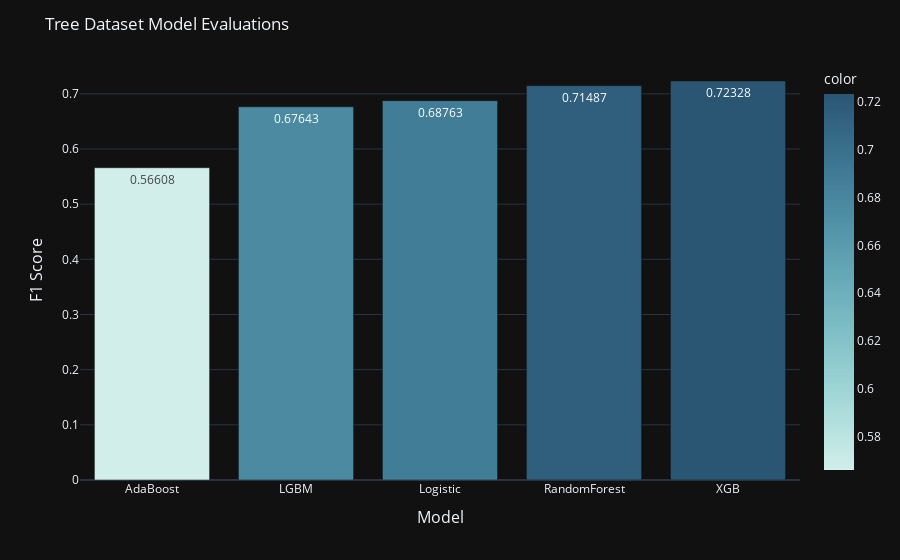

Notebook code for this chart:
### Code cell
models = ['Logistic', 'RandomForest', 'XGB', 'LGBM', 'AdaBoost']
tree_models_df = pd.Series(tree_scores, index=models, name='scores').sort_values(ascending=True)

fig = px.bar(x=tree_models_df.index, y=tree_models_df.values, 
             text=np.round(tree_models_df.values,5),
             color=tree_models_df.values,
             color_continuous_scale='Teal')

fig.update_layout(
    title_text='Tree Dataset Model Evaluations',
    xaxis=dict(
        title='Model',
        titlefont_size=16
    ),
    yaxis=dict(
        title='F1 Score',
        titlefont_size=16
    ),
    template='plotly_dark'
)
fig.show()

### Figure 1 — Plotly figure (JSON) as saved in the notebook; plotly's stock layout.template omitted (floating-point values rounded to 4 significant figures)
{"data": [{"alignmentgroup": "True", "hovertemplate": "x=%{x}<br>y=%{y}<br>text=%{text}<br>color=%{marker.color}<extra></extra>", "legendgroup": "", "marker": {"color": [0.5661, 0.6764, 0.6876, 0.7149, 0.7233], "coloraxis": "coloraxis", "pattern": {"shape": ""}}, "name": "", "offsetgroup": "", "orientation": "v", "showlegend": false, "text": [0.5661, 0.6764, 0.6876, 0.7149, 0.7233], "textposition": "auto", "type": "bar", "x": ["AdaBoost", "LGBM", "Logistic", "RandomForest", "XGB"], "xaxis": "x", "y": [0.5661, 0.6764, 0.6876, 0.7149, 0.7233], "yaxis": "y"}], "layout": {"barmode": "relative", "coloraxis": {"colorbar": {"title": {"text": "color"}}, "colorscale": [[0, "rgb(209, 238, 234)"], [0.1667, "rgb(168, 219, 217)"], [0.3333, "rgb(133, 196, 201)"], [0.5, "rgb(104, 171, 184)"], [0.6667, "rgb(79, 144, 166)"], [0.8333, "rgb(59, 115, 143)"], [1, "rgb(42, 86, 116)"]]}, "legend": {"tracegroupgap": 0}, "margin": {"t": 60}, "title": {"text": "Tree Dataset Model Evaluations"}, "xaxis": {"anchor": "y", "domain": [0, 1], "title": {"font": {"size": 16}, "text": "Model"}}, "yaxis": {"anchor": "x", "domain": [0, 1], "title": {"font": {"size": 16}, "text": "F1 Score"}}}}
